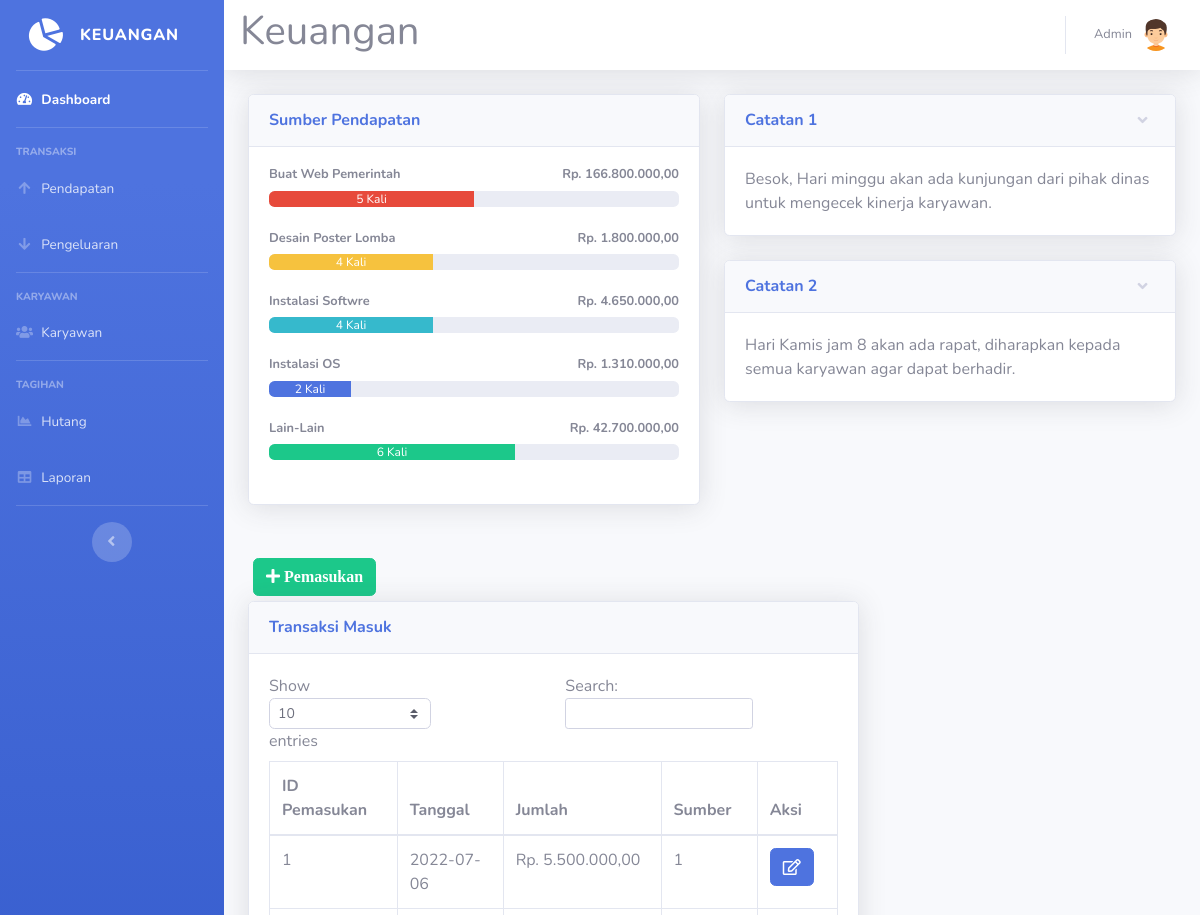
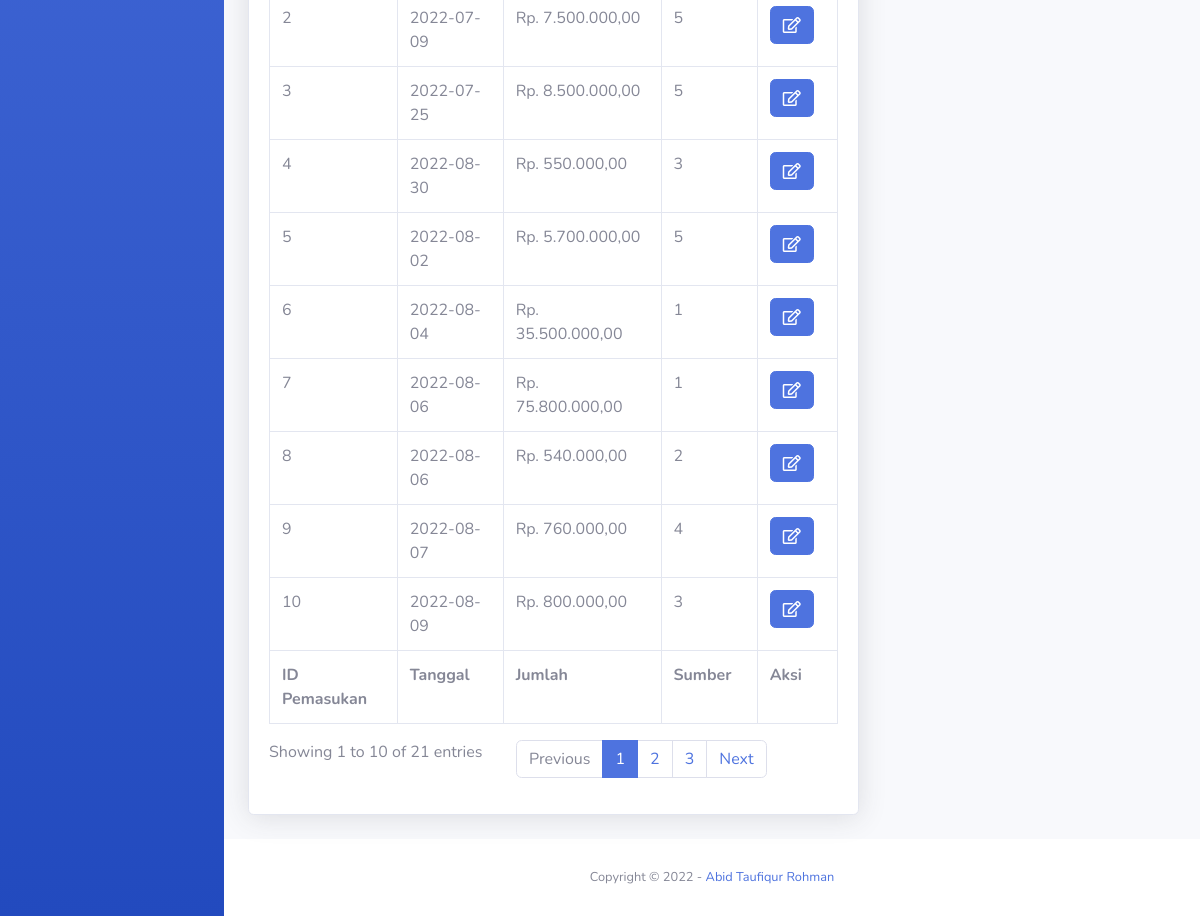
Page /pendapatan.php (signed in) on the committed database (2 pictures, top to bottom).
### tables this page shows
CREATE TABLE `sumber` (
  `id_sumber` int(11) NOT NULL,
  `nama` varchar(40) NOT NULL
);

CREATE TABLE `catatan` (
  `id_catatan` int(11) NOT NULL,
  `catatan` text NOT NULL
);

CREATE TABLE `pemasukan` (
  `id_pemasukan` int(11) NOT NULL,
  `tgl_pemasukan` date NOT NULL,
  `jumlah` int(11) NOT NULL,
  `id_sumber` int(11) NOT NULL
);

### pendapatan.php (the view, shortened to what this page needs)
<!DOCTYPE html>
<html lang="en">
<head>
  <link href="vendor/fontawesome-free/css/all.min.css" rel="stylesheet" type="text/css">
  <link href="css/sb-admin-2.min.css" rel="stylesheet">
</head>
<body id="page-top">
<?php
require 'koneksi.php';
require ('sidebar.php'); ?>
      <div id="content">
<?php require ('navbar.php'); ?>
        <div class="container-fluid">
          <div class="row">
            <div class="col-lg-6 mb-4">
              <div class="card shadow mb-4">
                <div class="card-header py-3">
                  <h6 class="m-0 font-weight-bold text-primary">Sumber Pendapatan</h6>
                </div>
                <div class="card-body">
				<?php
				$namasumber1 = mysqli_query($koneksi,"SELECT * FROM `sumber` where id_sumber= 1 ");
				$sumbern1= mysqli_fetch_assoc($namasumber1);
				$namasumber2 = mysqli_query($koneksi,"SELECT * FROM `sumber` where id_sumber= 2 ");
				$sumbern2= mysqli_fetch_assoc($namasumber2);
				$namasumber3 = mysqli_query($koneksi,"SELECT * FROM `sumber` where id_sumber= 3 ");
				$sumbern3= mysqli_fetch_assoc($namasumber3);
				$namasumber4 = mysqli_query($koneksi,"SELECT * FROM `sumber` where id_sumber= 4 ");
				$sumbern4= mysqli_fetch_assoc($namasumber4);
				$namasumber5 = mysqli_query($koneksi,"SELECT * FROM `sumber` where id_sumber= 5 ");
				$sumbern5= mysqli_fetch_assoc($namasumber5);
				$hasil1=mysqli_query($koneksi,"SELECT * FROM pemasukan where id_sumber = 1");
				while ($jumlah1=mysqli_fetch_array($hasil1)){
				$arrayhasil1[] = $jumlah1['jumlah'];
				}
				$jumlahhasil1 = array_sum($arrayhasil1);
				$hasil2=mysqli_query($koneksi,"SELECT * FROM pemasukan where id_sumber = 2");
				while ($jumlah2=mysqli_fetch_array($hasil2)){
				$arrayhasil2[] = $jumlah2['jumlah'];
				}
				$jumlahhasil2 = array_sum($arrayhasil2);
				$hasil3=mysqli_query($koneksi,"SELECT * FROM pemasukan where id_sumber = 3");
				while ($jumlah3=mysqli_fetch_array($hasil3)){
				$arrayhasil3[] = $jumlah3['jumlah'];
				}
				$jumlahhasil3 = array_sum($arrayhasil3);
				$hasil4=mysqli_query($koneksi,"SELECT * FROM pemasukan where id_sumber = 4");
				while ($jumlah4=mysqli_fetch_array($hasil4)){
				$arrayhasil4[] = $jumlah4['jumlah'];
				}
				$jumlahhasil4 = array_sum($arrayhasil4);
				$hasil5=mysqli_query($koneksi,"SELECT * FROM pemasukan where id_sumber = 5");
				while ($jumlah5=mysqli_fetch_array($hasil5)){
				$arrayhasil5[] = $jumlah5['jumlah'];
				}
				$jumlahhasil5 = array_sum($arrayhasil5);
				$sumber1 = mysqli_query($koneksi,"SELECT id_sumber FROM pemasukan where id_sumber ='1'");
				$sumber1text = mysqli_num_rows($sumber1);
				$sumber1 = mysqli_num_rows($sumber1);
				$sumber1 = $sumber1 * 10;
				$sumber2 = mysqli_query($koneksi,"SELECT id_sumber FROM pemasukan where id_sumber ='2'");
				$sumber2text = mysqli_num_rows($sumber2);
				$sumber2 = mysqli_num_rows($sumber2);
				$sumber2 = $sumber2 * 10;
				$sumber3 = mysqli_query($koneksi,"SELECT id_sumber FROM pemasukan where id_sumber ='3'");
				$sumber3text = mysqli_num_rows($sumber3);
				$sumber3 = mysqli_num_rows($sumber3);
				$sumber3 = $sumber3 * 10;
				$sumber4 = mysqli_query($koneksi,"SELECT id_sumber FROM pemasukan where id_sumber ='4'");
				$sumber4text = mysqli_num_rows($sumber4);
				$sumber4 = mysqli_num_rows($sumber4);
				$sumber4 = $sumber4 * 10;
				$sumber5 = mysqli_query($koneksi,"SELECT id_sumber FROM pemasukan where id_sumber ='5'");
				$sumber5text = mysqli_num_rows($sumber5);
				$sumber5 = mysqli_num_rows($sumber5);
				$sumber5 = $sumber5 * 10;
				echo '
                  <h4 class="small font-weight-bold">'.$sumbern1['nama'].'<span class="float-right">Rp. '.number_format($jumlahhasil1,2,',','.').'</span></h4>
                  <div class="progress mb-4">
                    <div class="progress-bar bg-danger" role="progressbar" style="width:'.$sumber1.'%" aria-valuenow="50" aria-valuemin="0" aria-valuemax="100">'.$sumber1text.' Kali</div>
                  </div>
				  <h4 class="small font-weight-bold">'.$sumbern2['nama'].'<span class="float-right">Rp. '.number_format($jumlahhasil2,2,',','.').'</span></h4>
                  <div class="progress mb-4">
                    <div class="progress-bar bg-warning" role="progressbar" style="width:'.$sumber2.'%" aria-valuenow="50" aria-valuemin="0" aria-valuemax="100">'.$sumber2text.' Kali</div>
                  </div>
				  <h4 class="small font-weight-bold">'.$sumbern3['nama'].'<span class="float-right">Rp. '.number_format($jumlahhasil3,2,',','.').'</span></h4>
                  <div class="progress mb-4">
                    <div class="progress-bar bg-info" role="progressbar" style="width:'.$sumber3.'%" aria-valuenow="50" aria-valuemin="0" aria-valuemax="100">'.$sumber3text.' Kali</div>
                  </div>
				  <h4 class="small font-weight-bold">'.$sumbern4['nama'].'<span class="float-right">Rp. '.number_format($jumlahhasil4,2,',','.').'</span></h4>
                  <div class="progress mb-4">
                    <div class="progress-bar bg-primary" role="progressbar" style="width:'.$sumber4.'%" aria-valuenow="50" aria-valuemin="0" aria-valuemax="100">'.$sumber4text.' Kali</div>
                  </div>
				  <h4 class="small font-weight-bold">'.$sumbern5['nama'].'<span class="float-right">Rp. '.number_format($jumlahhasil5,2,',','.').'</span></h4>
                  <div class="progress mb-4">
                    <div class="progress-bar bg-success" role="progressbar" style="width:'.$sumber5.'%" aria-valuenow="50" aria-valuemin="0" aria-valuemax="100">'.$sumber5text.' Kali</div>
                  </div>';
				  ?>
                </div>
              </div>
			  </div>
			              <div class="col-lg-6">
              <div class="card shadow mb-4">
                <a href="#collapseCardExample" class="d-block card-header py-3" data-toggle="collapse" role="button" aria-expanded="true" aria-controls="collapseCardExample">
                  <h6 class="m-0 font-weight-bold text-primary">Catatan 1</h6>
                </a>
                <div class="collapse show" id="collapseCardExample">
                  <div class="card-body">
				  <?php $catatan1 = mysqli_query($koneksi, "SELECT catatan FROM catatan where id_catatan= 1");
                  $catatan1 = mysqli_fetch_array($catatan1);
				  echo $catatan1['catatan'];
				  ?>
				  </div>
                </div>
              </div>
			                <div class="card shadow mb-4">
                <a href="#collapseCardExample1" class="d-block card-header py-3" data-toggle="collapse" role="button" aria-expanded="true" aria-controls="collapseCardExample1">
                  <h6 class="m-0 font-weight-bold text-primary">Catatan 2</h6>
                </a>
                <div class="collapse show" id="collapseCardExample1">
                  <div class="card-body">
                  <?php $catatan2 = mysqli_query($koneksi, "SELECT * FROM catatan where id_catatan= 2");
                  $catatan2 = mysqli_fetch_array($catatan2);
				  echo $catatan2['catatan'];
				  ?></div>
                </div>
              </div>
			  </div>
					   <div class="col-xl-8 col-lg-7">
					   <button type="button" class="btn btn-success" style="margin:5px" data-toggle="modal" data-target="#myModalTambah"><i class="fa fa-plus"> Pemasukan</i></button><br>
          <div class="card shadow mb-4">
            <div class="card-header py-3">
              <h6 class="m-0 font-weight-bold text-primary">Transaksi Masuk</h6>
            </div>
            <div class="card-body">
              <div class="table-responsive">
               <table class="table table-bordered" id="dataTable" width="100%" cellspacing="0">
                  <thead>
                    <tr>
                      <th>ID Pemasukan</th>
                      <th>Tanggal</th>
                      <th>Jumlah</th>
                      <th>Sumber</th>
					  <th>Aksi</th>
                    </tr>
                  </thead>
                  <tfoot>
                    <tr>
                      <th>ID Pemasukan</th>
                      <th>Tanggal</th>
                      <th>Jumlah</th>
                      <th>Sumber</th>
                      <th>Aksi</th>
                    </tr>
                  </tfoot>
                  <tbody>
				  <?php
$query = mysqli_query($koneksi,"SELECT * FROM pemasukan");
while ($data = mysqli_fetch_assoc($query))
{
?>
                    <tr>
                      <td><?=$data['id_pemasukan']?></td>
                      <td><?=$data['tgl_pemasukan']?></td>
                      <td>Rp. <?=number_format($data['jumlah'],2,',','.');?></td>
                      <td><?=$data['id_sumber']?></td>
					  <td>
<a href="#" type="button" class=" fa fa-edit btn btn-primary btn-md" data-toggle="modal" data-target="#myModal<?php echo $data['id_pemasukan']; ?>"></a>
</td>
</tr>
  </div>
<?php
}
?>
<?php require 'footer.php'?>
</body>
</html>

### rows in the picture
sumber: nama "Buat Web Pemerintah"
sumber: nama "Desain Poster Lomba"
sumber: nama "Instalasi Softwre"
sumber: nama "Instalasi OS"
sumber: nama "Lain-Lain"
catatan: catatan "Besok, Hari minggu akan ada kunjungan dari pihak dinas untuk mengecek kinerja karyawan."
catatan: catatan "Hari Kamis jam 8 akan ada rapat, diharapkan kepada semua karyawan agar dapat berhadir."
pemasukan: id_pemasukan "1", tgl_pemasukan "2022-07-06", jumlah "5.500.000,00", id_sumber "1"
pemasukan: id_pemasukan "2", tgl_pemasukan "2022-07-09", jumlah "7.500.000,00", id_sumber "5"
pemasukan: id_pemasukan "3", tgl_pemasukan "2022-07-25", jumlah "8.500.000,00", id_sumber "5"
pemasukan: id_pemasukan "4", tgl_pemasukan "2022-08-30", jumlah "550.000,00", id_sumber "3"
pemasukan: id_pemasukan "5", tgl_pemasukan "2022-08-02", jumlah "5.700.000,00", id_sumber "5"
pemasukan: id_pemasukan "6", tgl_pemasukan "2022-08-04", jumlah "35.500.000,00", id_sumber "1"
pemasukan: id_pemasukan "7", tgl_pemasukan "2022-08-06", jumlah "75.800.000,00", id_sumber "1"
pemasukan: id_pemasukan "8", tgl_pemasukan "2022-08-06", jumlah "540.000,00", id_sumber "2"
pemasukan: id_pemasukan "9", tgl_pemasukan "2022-08-07", jumlah "760.000,00", id_sumber "4"
pemasukan: id_pemasukan "10", tgl_pemasukan "2022-08-09", jumlah "800.000,00", id_sumber "3"

### other values in the picture
$_SESSION['nama'] "Admin"
$jumlahhasil1 "166.800.000,00"
$sumber1text "5"
$jumlahhasil2 "1.800.000,00"
$sumber2text "4"
$jumlahhasil3 "4.650.000,00"
$sumber3text "4"
$jumlahhasil4 "1.310.000,00"
$sumber4text "2"
$jumlahhasil5 "42.700.000,00"
$sumber5text "6"
